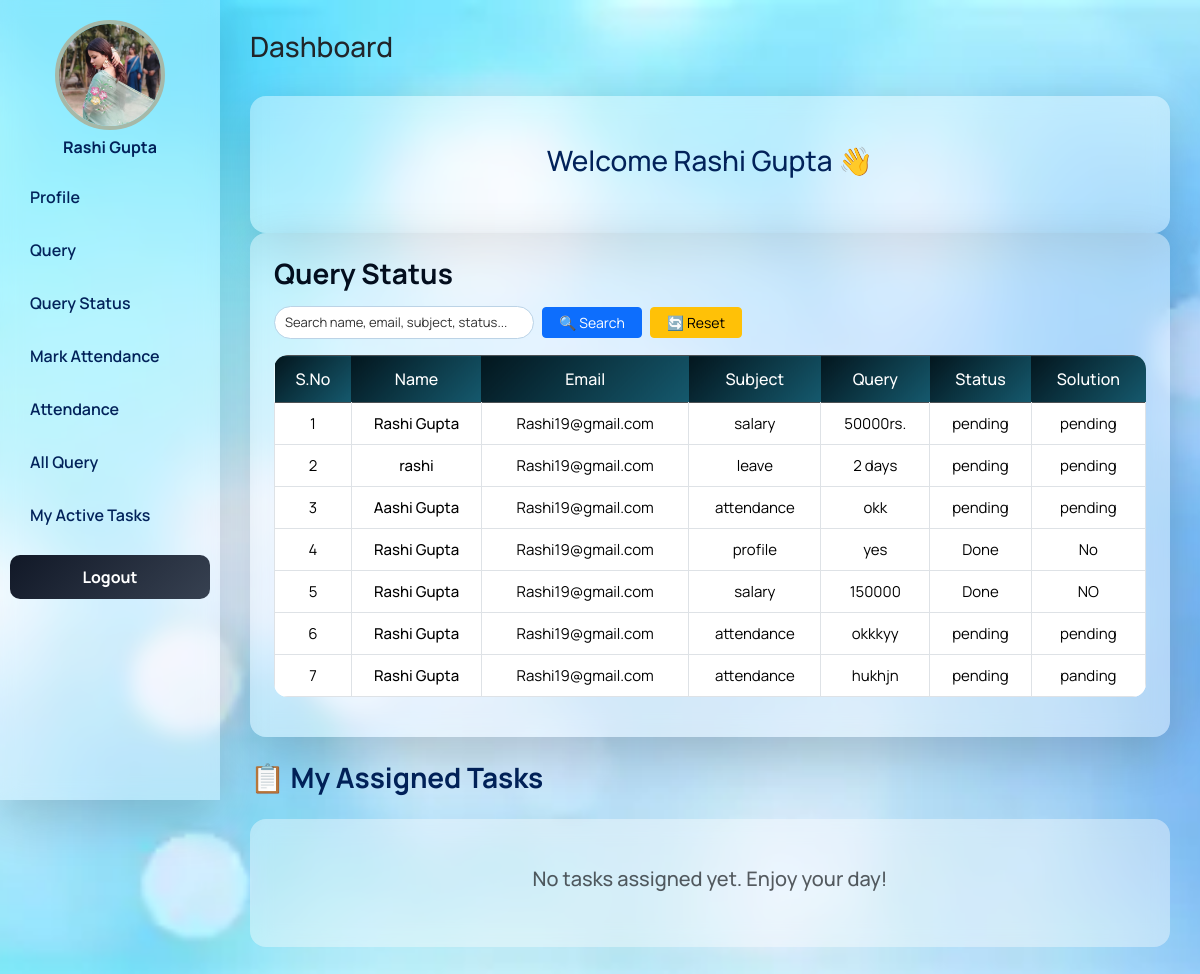
The page /dashboard/query_status (signed in) on the database its author committed.
### app/models.py (models this page shows, shortened)
class AddEmployee(models.Model):
    name = models.CharField(
        max_length=100,
        validators=[MaxLengthValidator(10), MinLengthValidator(3)],
        error_messages={
            'min_length': 'Name must contain at least 3 characters.',
            'max_length': 'Name cannot exceed 20 characters.'
        }
    )
    email = models.EmailField(unique=True)
    contact = models.CharField(
        max_length=15,
        validators=[Emp_contact]
    )
    image = models.ImageField(
        upload_to='employee_images/',
        blank=True,
        null=True
    )
    password = models.CharField(max_length=128)
    department = models.CharField(max_length=50, null=True)
    d_code = models.CharField(max_length=20, null=True)
    d_des = models.CharField(max_length=50, null=True)
    joining_date = models.DateField(null=True, blank=True)
    salary = models.IntegerField(null=True, blank=True)
    is_team_leader = models.BooleanField(default=False)
    reporting_to = models.ForeignKey('self', on_delete=models.SET_NULL, null=True, blank=True, related_name='team_members')

class Query(models.Model):
    name = models.CharField(max_length=20)
    email = models.EmailField()
    query =  models.CharField(max_length=200)
    subject = models.CharField(max_length=50)
    status =  models.CharField(max_length=10,default='pending')
    solution = models.CharField(max_length=100,null=True)
    created_at = models.DateTimeField(auto_now_add=True,null=True)

### app/views.py (the view)
# urls.py: path('dashboard/query_status',query_status,name='query_status'),
def query_status(req):
    if 'user_id' in req.session:
        id=req.session['user_id']
        userdata=new.objects.get(id=id)
        query_data=Query.objects.filter(email=userdata.email)
        return render(req,'userdashboard.html',{'data':userdata,'query_status':True,'queries':query_data})
    else:
        return redirect('login')

### app/templates/userdashboard.html (shortened to what this page needs)
{% block contant %}
<!DOCTYPE html>
<html lang="en">
<head>
    <link href="https://cdn.jsdelivr.net/npm/bootstrap@5.3.2/dist/css/bootstrap.min.css" rel="stylesheet">
</head>
<body>
<div class="wrapper">
    <div class="sidebar shadow-lg">
        <div class="text-center mb-3 px-2">
            {% if data.image %}
            <img src="{{ data.image.url }}" class="profile-img mb-2">
            {% else %}
            <div class="profile-img mb-2 d-block mx-auto" style="background:#fff;"></div>
            {% endif %}
            <h6 style="color:#02225a;font-weight:700;">{{ data.name }}</h6>
        </div>
        <a href="{% url 'profile' %}" class="{% if section == 'profile' %}active{% endif %}">Profile</a>
        <a href="{% url 'query' %}" class="{% if section == 'query' %}active{% endif %}">Query</a>
        <a href="{% url 'query_status' %}" class="{% if section == 'query_status' %}active{% endif %}">Query Status</a>
<a href="{% url 'mark_my_attendance_page' %}" class="">Mark Attendance</a>        <a href="{% url 'my_attendance' %}" class="">Attendance</a>
        <a href="{% url 'all_query' %}" class="{% if section == 'all-query' %}active{% endif %}">All Query</a>
        <a href="{% url 'dashboard' %}" class="{% if my_tasks %}active{% endif %}"> My Active Tasks</a>
        <div class="sidebar-logout">
            <form method="post" action="{% url 'logout' %}">
                <button type="submit">Logout</button>
            </form>
        </div>
    </div>
    <div class="main-content">
        <div class="d-flex justify-content-between align-items-center mb-4">
            <h3>Dashboard</h3>
        </div>
        {% if not section %}
        <div class="glass shadow-lg p-5 text-center">
            <h3>Welcome {{ data.name }} 👋</h3>
        </div>
        {% endif %}
        {% if query_status %}
        <div id="query_status" class="section">
            <div class="glass shadow-lg p-4">
                <h3>Query Status</h3>
                <form action="{% url 'user_search' %}" method="POST">
                    <div class="d-flex flex-wrap align-items-center gap-2 mb-3">
                        <input type="text" name="search"
                            class="form-control form-control-sm"
                            style="max-width:260px;"
                            placeholder="Search name, email, subject, status...">
                        <button type="submit" class="btn btn-primary btn-sm px-3">🔍 Search</button>
                        <a href="{% url 'user_reset' %}" class="btn btn-warning btn-sm px-3">🔄 Reset</a>
                    </div>
                    <div class="table-responsive">
                        <table class="table table-bordered table-hover text-center query-status-table">
                            <thead class="table-dark">
                                <tr>
                                    <th>S.No</th>
                                    <th>Name</th>
                                    <th>Email</th>
                                    <th>Subject</th>
                                    <th>Query</th>
                                    <th>Status</th>
                                    <th>Solution</th>
                                </tr>
                            </thead>
                            <tbody>
                                {% for q in queries %}
                                <tr>
                                    <td>{{ forloop.counter }}</td>
                                    <td>{{ q.name }}</td>
                                    <td>{{ q.email }}</td>
                                    <td>{{ q.subject }}</td>
                                    <td>{{ q.query }}</td>
                                    <td>{{ q.status }}</td>
                                    <td>{{ q.solution }}</td>
                                </tr>
                                {% endfor %}
                            </tbody>
                        </table>
                    </div>
                </form>
            </div>
        </div>
        {% endif %}
      <div id="jira_tasks" class="mt-4">
    <h3 class="mb-4 fw-bold" style="color: #02225a;">📋 My Assigned Tasks</h3>
    {% for t in my_tasks %}
    <div class="glass shadow-sm p-4 mb-4" style="background: rgba(255, 255, 255, 0.7); border-radius: 16px; border-left: 6px solid #2563eb;">
        <div class="row align-items-center">
            <div class="col-md-4">
                <h5 class="fw-bold mb-1" style="color: #02225a;">{{ t.title }}</h5>
                <p class="text-muted small mb-2">{{ t.description }}</p>
                <span class="badge bg-light text-dark border">Deadline: {{ t.due_date }}</span>
            </div>
            <div class="col-md-2 text-center">
                <span class="badge {% if t.status == 'DONE' %}bg-success{% elif t.status == 'IN_PROGRESS' %}bg-warning text-dark{% else %}bg-secondary{% endif %} px-3 py-2">
                    {{ t.status }}
                </span>
            </div>
            <div class="col-md-6">
                <form action="{% url 'update_task_status' t.id %}" method="post">
                    {% csrf_token %}
                    <div class="row g-2">
                        <div class="col-md-4">
                            <input type="text" name="completed_tasks" class="form-control form-control-sm" placeholder="Completed..." required>
                        </div>
                        <div class="col-md-4">
                            <input type="text" name="pending_tasks" class="form-control form-control-sm" placeholder="Pending..." required>
                        </div>
                        <div class="col-md-4">
                            <select name="status" class="form-select form-select-sm">
                                <option value="TODO" {% if t.status == 'TODO' %}selected{% endif %}>To Do</option>
                                <option value="IN_PROGRESS" {% if t.status == 'IN_PROGRESS' %}selected{% endif %}>In Progress</option>
                                <option value="DONE" {% if t.status == 'DONE' %}selected{% endif %}>Done</option>
                            </select>
                        </div>
                        <div class="col-md-12">
                            <input type="text" name="issues_tasks" class="form-control form-control-sm" value="None" placeholder="Blockers/Issues (Optional)">
                        </div>
                        <div class="col-md-12 mt-2">
                            <button type="submit" class="btn btn-primary btn-sm w-100 fw-bold">Update Daily Progress</button>
                        </div>
                    </div>
                </form>
            </div>
        </div>
        {% if t.progress_note %}
        <div class="mt-3 p-3 bg-white rounded border" style="font-size: 13px; max-height: 120px; overflow-y: auto; color: #334155;">
            <strong class="text-primary d-block mb-1">📋 PROGRESS LOGS HISTORY:</strong>
            <pre style="font-family: inherit; margin: 0; white-space: pre-line;">{{ t.progress_note }}</pre>
        </div>
        {% endif %}
    </div>
    {% empty %}
    <div class="glass p-5 text-center text-muted">
        <h5>No tasks assigned yet. Enjoy your day!</h5>
    </div>
    {% endfor %}
</div>
        </div>
     </div>
</body>
</html>
{% endblock contant %}

### app/templates/userdashboard.html (style rules this page uses)
* { margin:0; padding:0; box-sizing:border-box; font-family:'Manrope',sans-serif; }
html, body { overflow-x:hidden; }
body { background: url('/static/images/new django.webp') no-repeat center center fixed; background-size: cover; min-height: 100vh; }
.wrapper { display:flex; width:100%; min-height:100vh; }
.sidebar { width:220px; min-width:220px; height:100vh; position:fixed; top:0; left:0; padding-top:20px; background:rgba(255,255,255,0.3); backdrop-filter:blur(10px); z-index:999; overflow-y:auto; transition:0.3s ease; }
.glass { background:rgba(255,255,255,0.4); backdrop-filter:blur(10px); border-radius:16px; color:#02225a; }
.profile-img { width:110px; height:110px; border-radius:50%; object-fit:cover; border:4px solid #a6b8a8; }
.sidebar a { display:block; padding:12px 20px; color:#02225a; text-decoration:none; font-weight:600; border-radius:10px; margin:5px 10px; transition:0.2s ease; }
.sidebar-logout { margin:16px 10px 0; text-align:center; }
.sidebar-logout button { width:100%; border-radius:10px; padding:10px; font-weight:700; border:none; background:linear-gradient(135deg,#111827,#374151); color:white; transition:0.2s ease; cursor:pointer; }
.main-content { margin-left:220px; padding:30px; width:calc(100% - 220px); min-height:100vh; transition:0.3s ease; }
#query_status h3 { font-weight:700; color:#030e1e; margin-bottom:15px; }
.query-status-table { background:rgba(255,255,255,0.55); backdrop-filter:blur(12px); border-radius:14px; overflow:hidden; }
#query_status thead.table-dark th { background:linear-gradient(135deg,#03161e,#15596d); color:#fff; border:none; font-size:16px; padding:12px; font-weight:500; }
#query_status tbody tr { background:rgba(255,255,255,0.7); transition:0.2s ease; }
#query_status td { padding:10px; font-size:15px; color:#000 !important; font-weight:400; vertical-align:middle; }
#query_status input.form-control-sm { border-radius:20px; border:1px solid #bcd3e6; padding:6px 10px; font-size:13px; color:#000; }
#query_status input::placeholder { color:#333; font-size:13px; }
#query_status thead.table-dark th:nth-child(2), #query_status tbody td:nth-child(2) { width:130px; font-weight:500; }
.table-responsive { overflow-x:auto; -webkit-overflow-scrolling:touch; border-radius:12px; }
table { white-space:nowrap; }

### rows shown on the page
AddEmployee: image (picture), name "Rashi Gupta"
Query: name "Rashi Gupta", email "Rashi19@gmail.com", subject "salary", query "50000rs.", status "pending", solution "pending"
Query: name "rashi", email "Rashi19@gmail.com", subject "leave", query "2 days", status "pending", solution "pending"
Query: name "Aashi Gupta", email "Rashi19@gmail.com", subject "attendance", query "okk", status "pending", solution "pending"
Query: name "Rashi Gupta", email "Rashi19@gmail.com", subject "profile", query "yes", status "Done", solution "No"
Query: name "Rashi Gupta", email "Rashi19@gmail.com", subject "salary", query "150000", status "Done", solution "NO"
Query: name "Rashi Gupta", email "Rashi19@gmail.com", subject "attendance", query "okkkyy", status "pending", solution "pending"
Query: name "Rashi Gupta", email "Rashi19@gmail.com", subject "attendance", query "hukhjn", status "pending", solution "panding"
